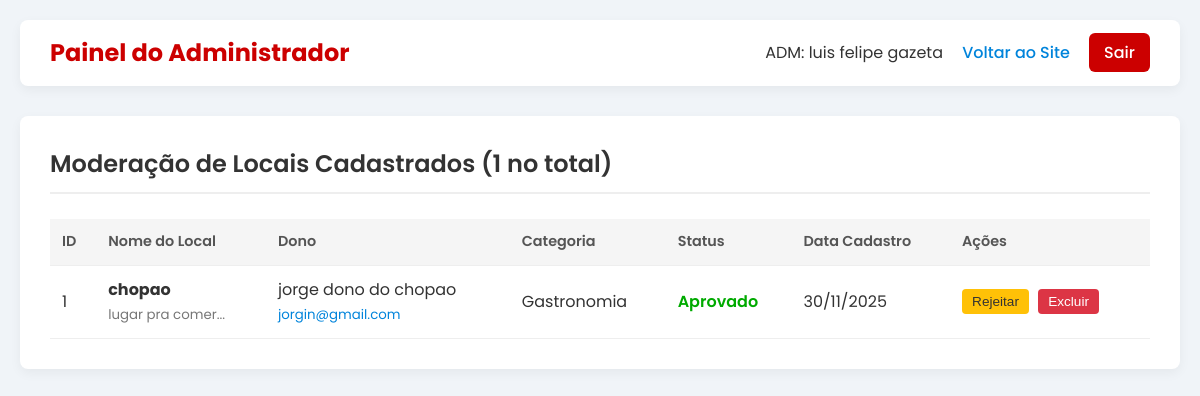
Before: /php/admin_dashboard.php (signed in) with the older database file.
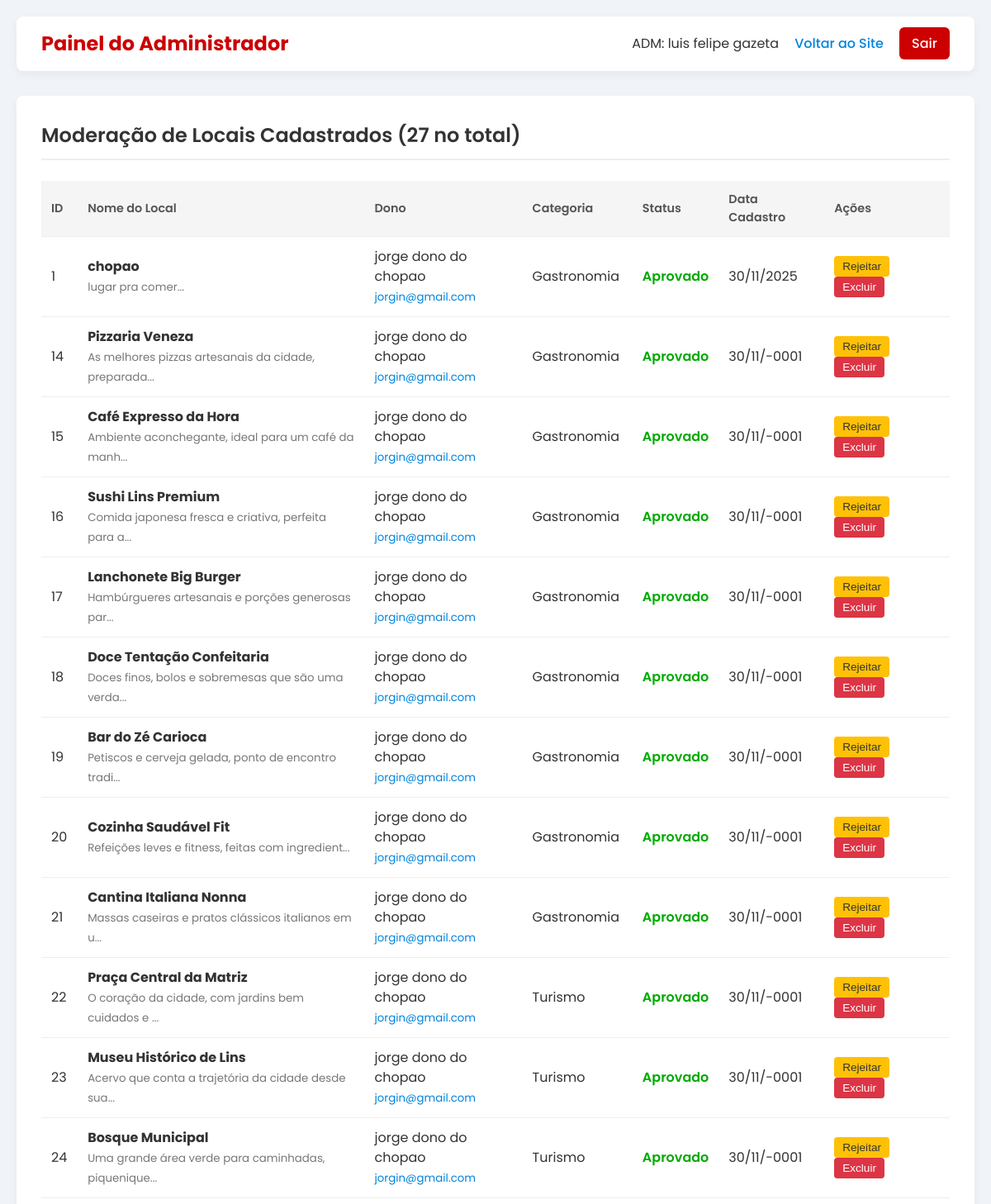
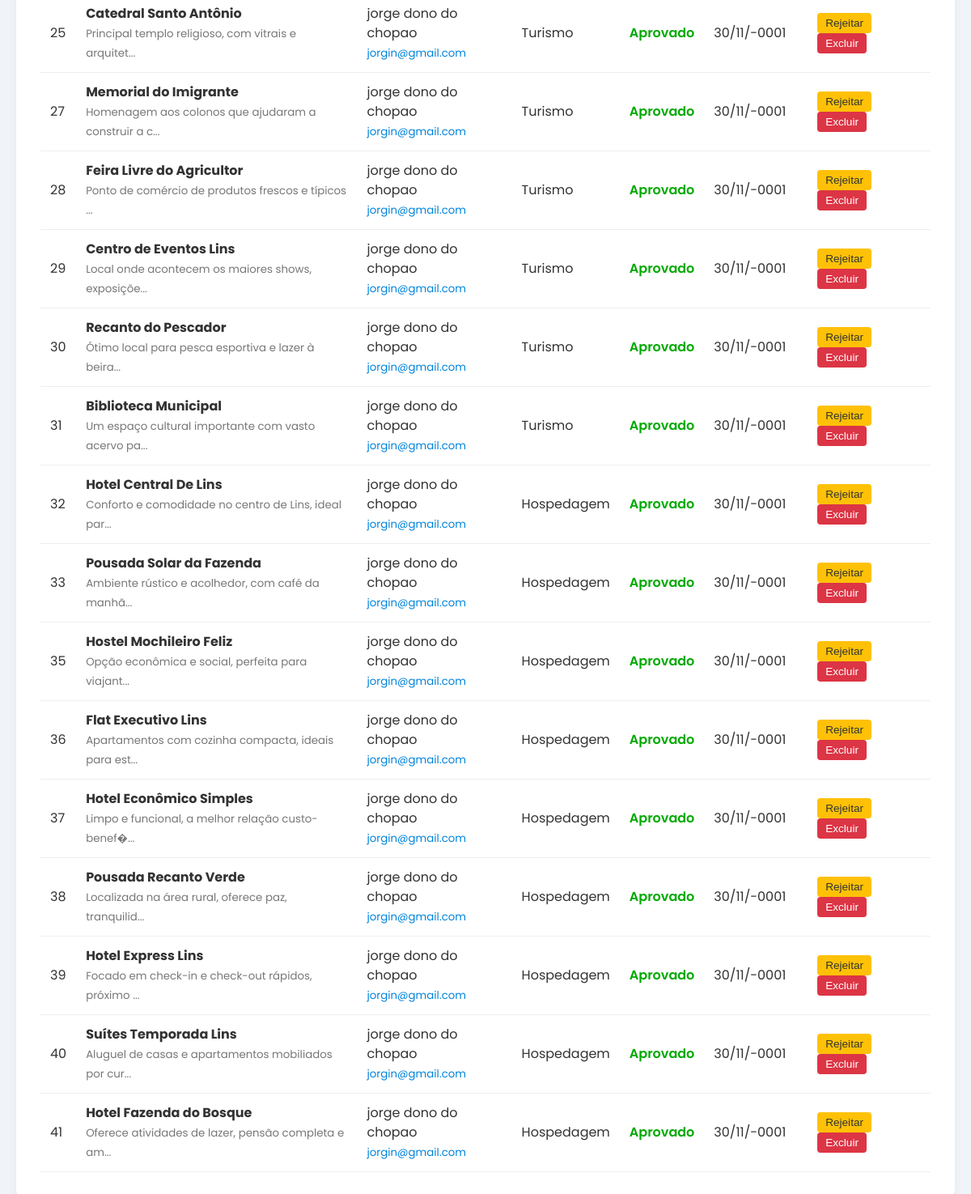
After: the same page with the newer database file (2 pictures, top to bottom).
### tables this page shows
CREATE TABLE `lugares` (
  `id` int(11) NOT NULL,
  `dono_id` int(11) NOT NULL,
  `nome` varchar(255) NOT NULL,
  `descricao` text NOT NULL,
  `endereco` varchar(255) NOT NULL,
  `imagem` varchar(255) NOT NULL,
  `categoria` enum('destaque','turismo','gastronomia','hospedagem') NOT NULL,
  `status_aprovacao` enum('pendente','aprovado','rejeitado','') NOT NULL,
  `estrelas_media` decimal(2,1) NOT NULL,
  `data_cadastro` datetime NOT NULL,
  `cep` varchar(10) DEFAULT NULL,
  `telefone` varchar(15) DEFAULT NULL
);

CREATE TABLE `usuarios` (
  `id` int(11) NOT NULL,
  `nome` varchar(100) NOT NULL,
  `email` varchar(150) NOT NULL,
  `senha` varchar(255) NOT NULL,
  `tipo_usuario` enum('ADM','DONO','USUARIO','') NOT NULL,
  `data_registro` datetime NOT NULL
);

### php/admin_dashboard.php (the view, shortened to what this page needs)
<?php
include "conn.php";
$places = [];
try {
    $sql = "SELECT l.*, u.nome AS dono_nome, u.email AS dono_email FROM lugares l
            LEFT JOIN usuarios u ON l.dono_id = u.id
            ORDER BY l.data_cadastro DESC";
    $stmt = $pdo->prepare($sql);
    $stmt->execute();
    $places = $stmt->fetchAll(PDO::FETCH_ASSOC);
} catch (PDOException $e) {
    $message = "Erro ao carregar lista de locais: " . $e->getMessage();
    error_log("DB Error: " . $e->getMessage());
}
?>
<!DOCTYPE html>
<html lang="pt-br">
<head>
    <link rel="stylesheet" href="../css/style.css">
</head>
<body>
<div class="admin-container">
    <div class="header">
        <h1>Painel do Administrador</h1>
        <div>
            <span class="user-info">ADM: <?= htmlspecialchars($_SESSION['user']['name']) ?></span>
            <a href="../index.php" style="margin-left: 15px;">Voltar ao Site</a>
            <a href="logout.php" class="logout-btn" style="margin-left: 15px; background-color: #cc0000; color: white; padding: 8px 15px; border-radius: 6px;">Sair</a>
        </div>
    </div>
    <div class="content-area">
        <h2>Moderação de Locais Cadastrados (<?= count($places) ?> no total)</h2>
        <?php if (empty($places)): ?>
            <p>Nenhum local cadastrado no momento.</p>
        <?php else: ?>
            <table class="place-table">
                <thead>
                    <tr>
                        <th>ID</th>
                        <th>Nome do Local</th>
                        <th>Dono</th>
                        <th>Categoria</th>
                        <th>Status</th>
                        <th>Data Cadastro</th>
                        <th>Ações</th>
                    </tr>
                </thead>
                <tbody>
                    <?php foreach ($places as $place): ?>
                        <tr class="<?= $place['status_aprovacao'] === 'pendente' ? 'highlight-pending' : '' ?>">
                            <td><?= htmlspecialchars($place['id']) ?></td>
                            <td>
                                <strong><?= htmlspecialchars($place['nome']) ?></strong>
                                <br><small style="color: #777;"><?= htmlspecialchars(substr($place['descricao'], 0, 50)) ?>...</small>
                            </td>
                            <td>
                                <?= htmlspecialchars($place['dono_nome'] ?? 'Dono Excluído') ?>
                                <br><small style="color: #0084db;"><?= htmlspecialchars($place['dono_email'] ?? '') ?></small>
                            </td>
                            <td><?= htmlspecialchars(ucfirst($place['categoria'])) ?></td>
                            <td class="status-<?= htmlspecialchars($place['status_aprovacao']) ?>">
                                <?= htmlspecialchars(ucfirst($place['status_aprovacao'])) ?>
                            </td>
                            <td><?= date('d/m/Y', strtotime($place['data_cadastro'])) ?></td>
                            <td class="actions">
                                <form method="POST" action="admin_dashboard.php" style="display:inline;">
                                    <?php if ($place['status_aprovacao'] !== 'rejeitado'): ?>
                                        <button type="submit" name="action" value="reject" class="btn-reject">Rejeitar</button>
                                    <?php endif; ?>
                                    <button type="submit" name="action" value="delete" class="btn-delete" onclick="return confirm('Tem certeza que deseja EXCLUIR o local ID #<?= $place['id'] ?>? Esta ação é irreversível.');">Excluir</button>
                                </form>
                            </td>
                        </tr>
                    <?php endforeach; ?>
                </tbody>
            </table>
        <?php endif; ?>
    </div>
</div>
</body>
</html>

Changed rows visible on the page:
added lugares: id "14", nome "Pizzaria Veneza", descricao "As melhores pizzas artesanais da cidade, preparada", dono.nome "jorge dono do chopao", dono.email "jorgin@gmail.com", categoria "Gastronomia", status_aprovacao "Aprovado", data_cadastro "30/11/-0001", shows "Rejeitar"
added lugares: id "15", nome "Café Expresso da Hora", descricao "Ambiente aconchegante, ideal para um café da manh", dono.nome "jorge dono do chopao", dono.email "jorgin@gmail.com", categoria "Gastronomia", status_aprovacao "Aprovado", data_cadastro "30/11/-0001", shows "Rejeitar"
added lugares: id "16", nome "Sushi Lins Premium", descricao "Comida japonesa fresca e criativa, perfeita para a", dono.nome "jorge dono do chopao", dono.email "jorgin@gmail.com", categoria "Gastronomia", status_aprovacao "Aprovado", data_cadastro "30/11/-0001", shows "Rejeitar"
added lugares: id "17", nome "Lanchonete Big Burger", descricao "Hambúrgueres artesanais e porções generosas par", dono.nome "jorge dono do chopao", dono.email "jorgin@gmail.com", categoria "Gastronomia", status_aprovacao "Aprovado", data_cadastro "30/11/-0001", shows "Rejeitar"
added lugares: id "18", nome "Doce Tentação Confeitaria", descricao "Doces finos, bolos e sobremesas que são uma verda", dono.nome "jorge dono do chopao", dono.email "jorgin@gmail.com", categoria "Gastronomia", status_aprovacao "Aprovado", data_cadastro "30/11/-0001", shows "Rejeitar"
added lugares: id "19", nome "Bar do Zé Carioca", descricao "Petiscos e cerveja gelada, ponto de encontro tradi", dono.nome "jorge dono do chopao", dono.email "jorgin@gmail.com", categoria "Gastronomia", status_aprovacao "Aprovado", data_cadastro "30/11/-0001", shows "Rejeitar"
added lugares: id "20", nome "Cozinha Saudável Fit", descricao "Refeições leves e fitness, feitas com ingredient", dono.nome "jorge dono do chopao", dono.email "jorgin@gmail.com", categoria "Gastronomia", status_aprovacao "Aprovado", data_cadastro "30/11/-0001", shows "Rejeitar"
added lugares: id "21", nome "Cantina Italiana Nonna", descricao "Massas caseiras e pratos clássicos italianos em u", dono.nome "jorge dono do chopao", dono.email "jorgin@gmail.com", categoria "Gastronomia", status_aprovacao "Aprovado", data_cadastro "30/11/-0001", shows "Rejeitar"
added lugares: id "22", nome "Praça Central da Matriz", descricao "O coração da cidade, com jardins bem cuidados e", dono.nome "jorge dono do chopao", dono.email "jorgin@gmail.com", categoria "Turismo", status_aprovacao "Aprovado", data_cadastro "30/11/-0001", shows "Rejeitar"
added lugares: id "23", nome "Museu Histórico de Lins", descricao "Acervo que conta a trajetória da cidade desde sua", dono.nome "jorge dono do chopao", dono.email "jorgin@gmail.com", categoria "Turismo", status_aprovacao "Aprovado", data_cadastro "30/11/-0001", shows "Rejeitar"
added lugares: id "24", nome "Bosque Municipal", descricao "Uma grande área verde para caminhadas, piquenique", dono.nome "jorge dono do chopao", dono.email "jorgin@gmail.com", categoria "Turismo", status_aprovacao "Aprovado", data_cadastro "30/11/-0001", shows "Rejeitar"
added lugares: id "25", nome "Catedral Santo Antônio", descricao "Principal templo religioso, com vitrais e arquitet", dono.nome "jorge dono do chopao", dono.email "jorgin@gmail.com", categoria "Turismo", status_aprovacao "Aprovado", data_cadastro "30/11/-0001", shows "Rejeitar"
added lugares: id "27", nome "Memorial do Imigrante", descricao "Homenagem aos colonos que ajudaram a construir a c", dono.nome "jorge dono do chopao", dono.email "jorgin@gmail.com", categoria "Turismo", status_aprovacao "Aprovado", data_cadastro "30/11/-0001", shows "Rejeitar"
added lugares: id "28", nome "Feira Livre do Agricultor", descricao "Ponto de comércio de produtos frescos e típicos", dono.nome "jorge dono do chopao", dono.email "jorgin@gmail.com", categoria "Turismo", status_aprovacao "Aprovado", data_cadastro "30/11/-0001", shows "Rejeitar"
added lugares: id "29", nome "Centro de Eventos Lins", descricao "Local onde acontecem os maiores shows, exposiçõe", dono.nome "jorge dono do chopao", dono.email "jorgin@gmail.com", categoria "Turismo", status_aprovacao "Aprovado", data_cadastro "30/11/-0001", shows "Rejeitar"
added lugares: id "30", nome "Recanto do Pescador", descricao "Ótimo local para pesca esportiva e lazer à beira", dono.nome "jorge dono do chopao", dono.email "jorgin@gmail.com", categoria "Turismo", status_aprovacao "Aprovado", data_cadastro "30/11/-0001", shows "Rejeitar"
added lugares: id "31", nome "Biblioteca Municipal", descricao "Um espaço cultural importante com vasto acervo pa", dono.nome "jorge dono do chopao", dono.email "jorgin@gmail.com", categoria "Turismo", status_aprovacao "Aprovado", data_cadastro "30/11/-0001", shows "Rejeitar"
added lugares: id "32", nome "Hotel Central De Lins", descricao "Conforto e comodidade no centro de Lins, ideal par", dono.nome "jorge dono do chopao", dono.email "jorgin@gmail.com", categoria "Hospedagem", status_aprovacao "Aprovado", data_cadastro "30/11/-0001", shows "Rejeitar"
added lugares: id "33", nome "Pousada Solar da Fazenda", descricao "Ambiente rústico e acolhedor, com café da manhã", dono.nome "jorge dono do chopao", dono.email "jorgin@gmail.com", categoria "Hospedagem", status_aprovacao "Aprovado", data_cadastro "30/11/-0001", shows "Rejeitar"
added lugares: id "35", nome "Hostel Mochileiro Feliz", descricao "Opção econômica e social, perfeita para viajant", dono.nome "jorge dono do chopao", dono.email "jorgin@gmail.com", categoria "Hospedagem", status_aprovacao "Aprovado", data_cadastro "30/11/-0001", shows "Rejeitar"
added lugares: id "36", nome "Flat Executivo Lins", descricao "Apartamentos com cozinha compacta, ideais para est", dono.nome "jorge dono do chopao", dono.email "jorgin@gmail.com", categoria "Hospedagem", status_aprovacao "Aprovado", data_cadastro "30/11/-0001", shows "Rejeitar"
added lugares: id "37", nome "Hotel Econômico Simples", descricao "Limpo e funcional, a melhor relação custo-benef�", dono.nome "jorge dono do chopao", dono.email "jorgin@gmail.com", categoria "Hospedagem", status_aprovacao "Aprovado", data_cadastro "30/11/-0001", shows "Rejeitar"
added lugares: id "38", nome "Pousada Recanto Verde", descricao "Localizada na área rural, oferece paz, tranquilid", dono.nome "jorge dono do chopao", dono.email "jorgin@gmail.com", categoria "Hospedagem", status_aprovacao "Aprovado", data_cadastro "30/11/-0001", shows "Rejeitar"
added lugares: id "39", nome "Hotel Express Lins", descricao "Focado em check-in e check-out rápidos, próximo", dono.nome "jorge dono do chopao", dono.email "jorgin@gmail.com", categoria "Hospedagem", status_aprovacao "Aprovado", data_cadastro "30/11/-0001", shows "Rejeitar"
added lugares: id "40", nome "Suítes Temporada Lins", descricao "Aluguel de casas e apartamentos mobiliados por cur", dono.nome "jorge dono do chopao", dono.email "jorgin@gmail.com", categoria "Hospedagem", status_aprovacao "Aprovado", data_cadastro "30/11/-0001", shows "Rejeitar"
added lugares: id "41", nome "Hotel Fazenda do Bosque", descricao "Oferece atividades de lazer, pensão completa e am", dono.nome "jorge dono do chopao", dono.email "jorgin@gmail.com", categoria "Hospedagem", status_aprovacao "Aprovado", data_cadastro "30/11/-0001", shows "Rejeitar"
Other visible differences:
count($places): "1" → "27"
